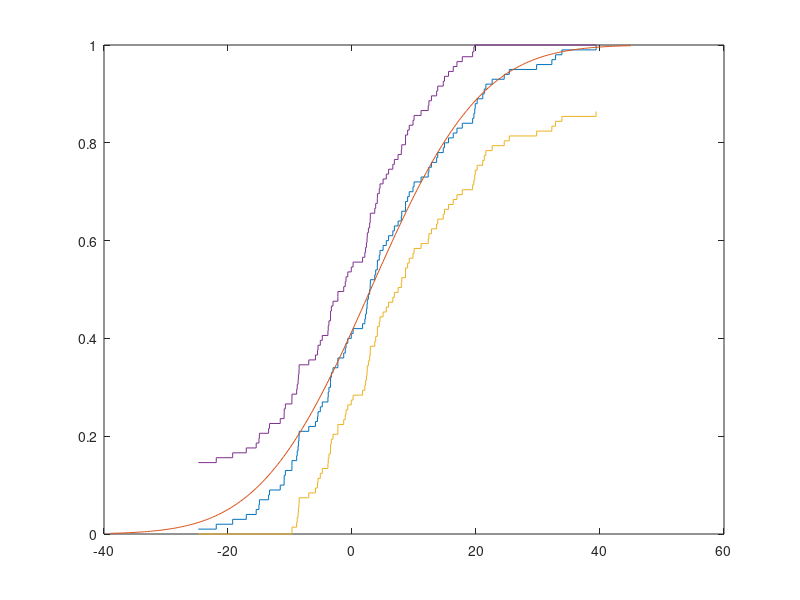

Write the MATLAB code that produced this figure.
pkg load statistics;
clear;
clc;

N = 100;
A = 3;
SIGMA = 14;

V = sort(normrnd(A, SIGMA, N, 1));
F_n = 1 / N : 1 / N : 1;
[L, R] = stairs(V, F_n);
t = (A - 3 * SIGMA) : 0.5 : (A + 3 * SIGMA);
F = normcdf(t, A, SIGMA);
delta = 1.36 / sqrt(N);
plot(L, R, t, F, L, max(0, R - delta), L, min(1, R + delta));
